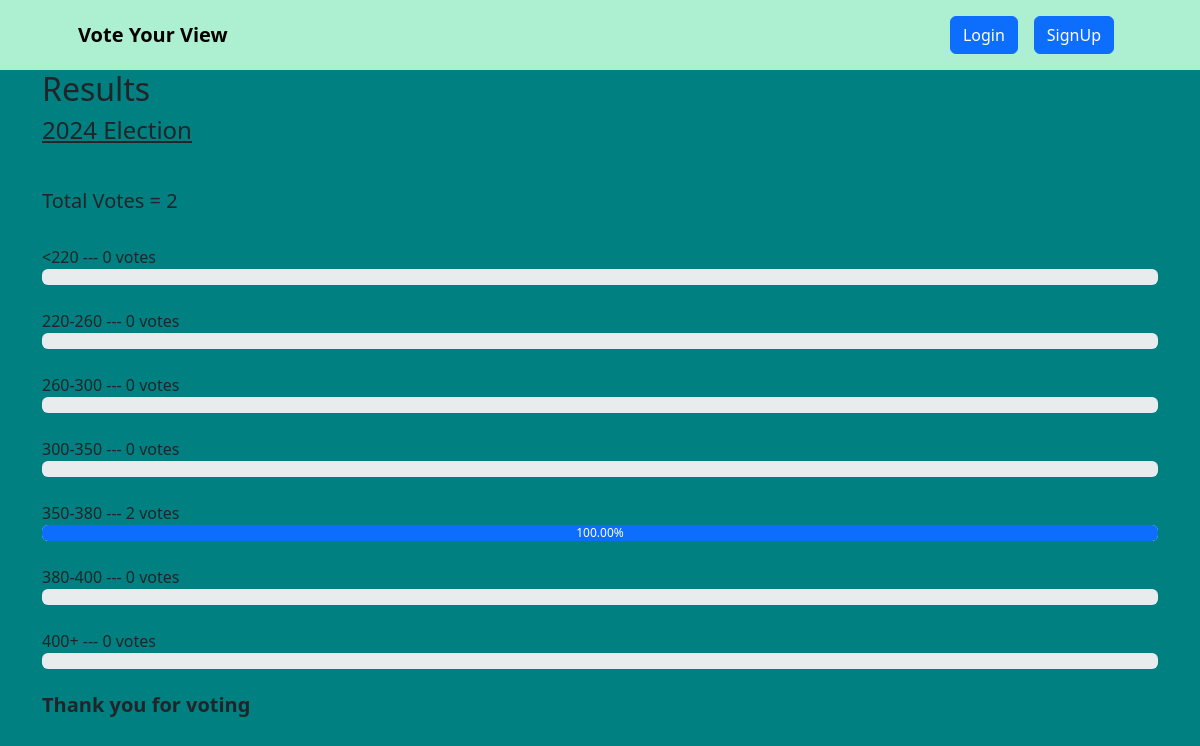
Screenshot of /result/2024-election with the database file from the repository.
### voteapp/models.py (models this page shows, shortened)
class Category(models.Model):
    title = models.CharField(max_length=200)
    slug = models.SlugField(blank=True, null=True)
    description = models.TextField(blank=True, null=True)
    total_vote = models.IntegerField(default=0)
    voters = models.ManyToManyField(User, blank=True)

class CategoryItem(models.Model):
    title = models.CharField(max_length=200)
    total_vote = models.IntegerField(default=0)
    category = models.ForeignKey(Category, on_delete=models.CASCADE, related_name="items")
    voters = models.ManyToManyField(User, blank=True)
    @property
    def percentage_vote(self):
        category_votes = self.category.total_vote
        item_votes = self.total_vote
        if category_votes == 0:
            vote_in_percentage = 0
        else:
            vote_in_percentage = (item_votes/category_votes) * 100
        return vote_in_percentage

### voteapp/views.py (the view)
# urls.py: path("result/<str:slug>", views.result, name="result"),
def result(request, slug):
    category = Category.objects.get(slug=slug)
    items = CategoryItem.objects.filter(category=category)
    context = {"category": category, "items": items}
    return render(request, "result.html", context)

### voteapp/templatetags/custom_filters.py (called while the page is built)
@register.filter(name="has_voted")
def has_voted(user, voters):
    return any(user.id== voter.id for voter in voters)

### voteapp/templates/result.html
{% extends 'base.html' %}
{% block content %}
{% load humanize %}
{% load custom_filters %}
<div class="container result-container">
    <div class="sub-container">
      <h2>Results</h2>
      <h4>{{category.title}}</h4>
      <br>
      <h5>Total Votes = {{category.total_vote}}</h5>
      <br />
      {% for item in items  %}
      {% if request.user|has_voted:item.voters.all %}
      <small>{{item.title}}</strong> --- {{item.total_vote}} vote{{item.total_vote | pluralize:",s"}} ---  <strong>[voted]</strong> </small>
      <div class="progressContainer">
        <div class="progress">
          <div
            class="progress-bar"
            role="progressbar"
            aria-label="Example with label"
            style="width:{{item.percentage_vote | floatformat:2}}%;"
            aria-valuenow="25"
            aria-valuemin="0"
            aria-valuemax="100"
          >
          {{item.percentage_vote | floatformat:2}}%
          </div>
        </div>
      </div>
      <br>
      {% else %}
      <small>{{item.title}}</strong> --- {{item.total_vote}} vote{{item.total_vote | pluralize:",s"}} </small>
      <div class="progressContainer">
        <div class="progress">
          <div
            class="progress-bar"
            role="progressbar"
            aria-label="Example with label"
            style="width:{{item.percentage_vote | floatformat:2}}%;"
            aria-valuenow="25"
            aria-valuemin="0"
            aria-valuemax="100"
          >
          {{item.percentage_vote | floatformat:2}}%
          </div>
        </div>
      </div>
      <br>
      {% endif %}
      {% endfor %}
      <h5 style="font-weight: bold">Thank you for voting</h5>
    </div>
  </div>
{% endblock content %}

### voteapp/templates/base.html (shortened to what this page needs)
<!DOCTYPE html>
{% load static %}
<html lang="en">
<head>
    <link href="https://cdn.jsdelivr.net/npm/bootstrap-icons@1.4.1/font/bootstrap-icons.css" rel="stylesheet" />
    <link rel="stylesheet" href="{% static 'css/bootstrap.css' %}">
    <link rel="stylesheet" href="{% static 'css/style.css' %}">
</head>
<body style="background: teal;">
     <nav class="navbar navbar-expand-lg navbar-dark" style="background:#ADEFD1FF">
        <div class="container px-lg-5">
            <a class="navbar-brand text-black bold" href="{% url 'index'  %}"><strong>Vote Your View</strong></a>
            <div class="collapse navbar-collapse" id="navbarSupportedContent">
                <ul class="navbar-nav ms-auto mb-2 mb-lg-0">
                    {% if request.user.is_authenticated %}
                    <li class="nav-item"><a class="nav-link" href="#"><button class="btn btn-primary">Hi, {{request.user.username}}</button></a></li>
                    <li class="nav-item"><a class="nav-link" href="{% url 'logout' %}"><button class="btn btn-secondary">Logout</button></a></li>
                    {% else %}
                    <li class="nav-item"><a class="nav-link" href="{% url 'signin' %}"><button class="btn btn-primary">Login</button></a></li>
                    <li class="nav-item"><a class="nav-link" href="{% url 'signup' %}"><button class="btn btn-primary">SignUp</button></a></li>
                    {% endif %}
                </ul>
            </div>
        </div>
    </nav>
    {% block content %}
    {% endblock content %}
</body>
</html>

### voteapp/static/css/style.css (style rules this page uses)
* { box-sizing: border-box; }
.result-container { display: flex; align-items: center; justify-content: center; }
.sub-container { width: inherit }
.result-container h4 { text-decoration: underline; margin-bottom: 20px; }
.result-container small { font-size: 16px; font-weight: 500; }

### rows the page displays
Category: title "2024 Election", total_vote "2"
CategoryItem: title "<220", total_vote "0", total_vote|pluralize "s"
CategoryItem: title "220-260", total_vote "0", total_vote|pluralize "s"
CategoryItem: title "260-300", total_vote "0", total_vote|pluralize "s"
CategoryItem: title "300-350", total_vote "0", total_vote|pluralize "s"
CategoryItem: title "350-380", total_vote "2", total_vote|pluralize "s", percentage_vote "100.00"
CategoryItem: title "380-400", total_vote "0", total_vote|pluralize "s"
CategoryItem: title "400+", total_vote "0", total_vote|pluralize "s"
